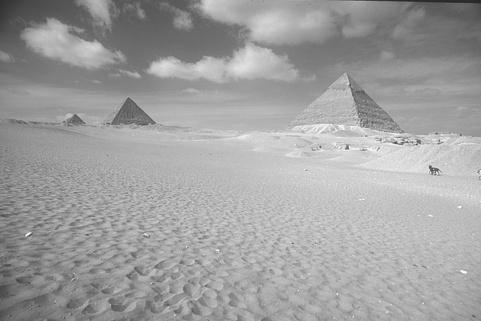
#> input picture image_processing/images/pyramid.jpg, 481 x 321 px
$ python exercise3_main.py
#> lines starting #> are read from the running program, lines starting #| are printed output that depends on the picture
#> in main, img is the input picture: shape (321, 481); min 37, max 255, mean 160
### image_processing/calculate_gradient.py
import numpy as np

SOBEL_FILTER_H = np.array([[-1, -2, -1],
                           [0, 0, 0],
                           [1, 2, 1]])
SOBEL_FILTER_V = np.array([[-1, 0, 1],
                           [-2, 0, 2],
                           [-1, 0, 1]])

def apply_convolution(image, filter):
    # Get dimensions
    image_height, image_width = image.shape
#> image_height = 321; image_width = 481
    filter_height, filter_width = filter.shape
    pad_h, pad_w = filter_height // 2, filter_width // 2

    # Pad the image to handle boundary cases
    padded_image = np.pad(image, ((pad_h, pad_h), (pad_w, pad_w)))
    output = np.zeros_like(image, dtype=np.float32)

    # Perform convolution
    for i in range(image_height):
        for j in range(image_width):
            region = padded_image[i:i+filter_height, j:j+filter_width]
            output[i, j] = np.sum(region * filter)
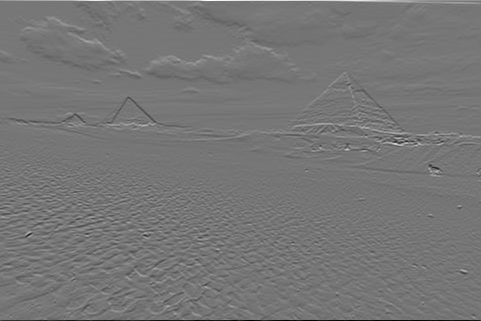
#> output: shape (321, 481) float32; min -728, max 840, mean 0.5; drawn with min black and max white

    return output

def calculate_gradient(img):
    grad_x = apply_convolution(img, SOBEL_FILTER_H)
    grad_y = apply_convolution(img, SOBEL_FILTER_V)
#> after the loop in apply_convolution (call 2), `for i in range(image_height):`:
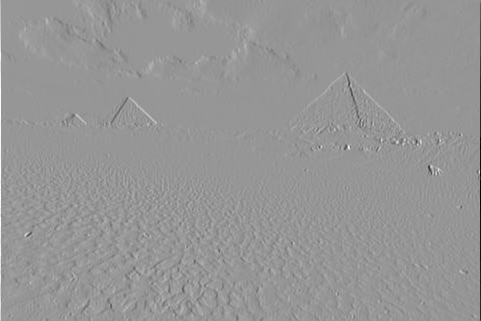
#> output: shape (321, 481) float32; min -828, max 578, mean 0.3; drawn with min black and max white
    gradient_magnitude = np.sqrt(grad_x**2 + grad_y**2)
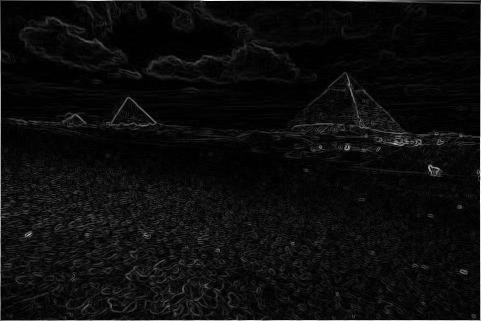
#> gradient_magnitude: shape (321, 481) float32; min 0, max 840, mean 43.8; drawn with min black and max white
    gradient_angle = np.arctan2(grad_y, grad_x)
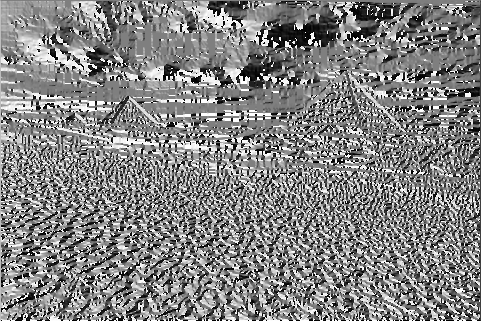
#> gradient_angle: shape (321, 481) float32; min -3.14, max 3.14, mean 0.0929; drawn with min black and max white
    # Normalize angle to [0, 2π]
    gradient_angle = np.where(gradient_angle < 0, gradient_angle + 2 * np.pi, gradient_angle)
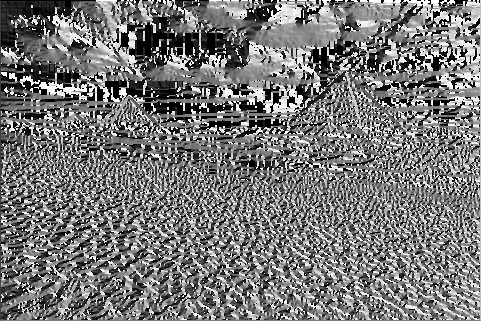
#> gradient_angle: shape (321, 481) float32; min 0, max 6.28, mean 2.94; drawn with min black and max white
    return gradient_magnitude, gradient_angle

### image_processing/sobel_edge_detector.py
from calculate_gradient import calculate_gradient
import numpy as np

def sobel_edge_detector(img, threshold):
    # calculate_gradient uses sobel filters to compute the gradient magnitude and angle
    gradient_magnitude, _ = calculate_gradient(img)

    # Apply binary threshold
    binary_edge_map = np.where(gradient_magnitude > threshold, 255, 0)
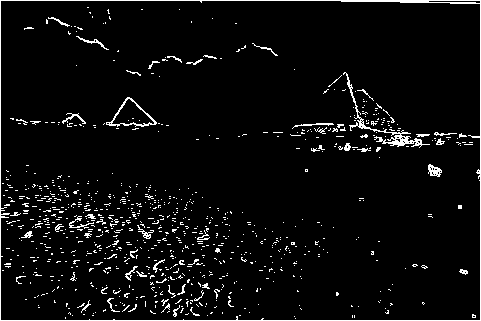
#> binary_edge_map: shape (321, 481) int64; 4.7% white in thin lines or dots

    return binary_edge_map.astype(np.uint8)
#> returned value: shape (321, 481); 4.7% white in thin lines or dots

### image_processing/directional_edge_detector.py
from calculate_gradient import calculate_gradient
import numpy as np

def directional_edge_detector(img, direction_range):
    # Get gradient magnitude and direction from calculate_gradient
    gradient_mag, gradient_angle = calculate_gradient(img)

    min_angle, max_angle = direction_range
    # Convert angles from degrees to radians
    min_angle = np.radians(min_angle)
    max_angle = np.radians(max_angle)

    # Create binary mask based on direction range
    binary_map = ((gradient_angle >= min_angle) & (gradient_angle <= max_angle)).astype(int)
#> binary_map: shape (321, 481) int64; values 0 (black) and 1 (white), 3.1% white in thin lines or dots
    # Apply threshold to gradient magnitude and combine with direction filter
    # mag_threshold = 0.1 * np.max(gradient_mag)  # Adjust threshold as needed
    # mag_binary = (gradient_mag > mag_threshold).astype(int)
    # binary_map = binary_map * mag_binary

    return binary_map

### image_processing/exercise3_main.py
from sobel_edge_detector import sobel_edge_detector
from directional_edge_detector import directional_edge_detector
import cv2
import matplotlib.pyplot as plt
import numpy as np

def main():
    # Load an image
    img = cv2.imread('images/pyramid.jpg', cv2.IMREAD_GRAYSCALE)

    # Apply Sobel edge detector for gradient magnitude
    sobel_edges = sobel_edge_detector(img, threshold=127)

    # Apply directional edge detector for 45-degree edges
    directional_edges = directional_edge_detector(img, [40, 50])

    # Apply Canny edge detection
    canny_edges = cv2.Canny(img, 100, 200)
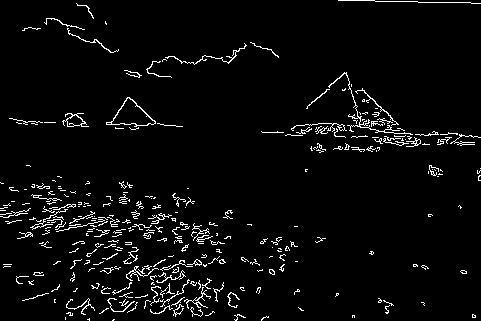
#> canny_edges: shape (321, 481); 4% white in thin lines or dots

    # Display all three images
    plt.figure(figsize=(15, 5))

    plt.subplot(1, 3, 1)
    plt.imshow(sobel_edges, cmap='gray')
    plt.title('Sobel Edge Detection')
    plt.axis('off')

    plt.subplot(1, 3, 2)
    plt.imshow(directional_edges, cmap='gray')
    plt.title('Directional Edge Detection (45°)')
    plt.axis('off')

    plt.subplot(1, 3, 3)
    plt.imshow(canny_edges, cmap='gray')
    plt.title('Canny Edge Detection')
    plt.axis('off')

    plt.tight_layout()
    plt.savefig('edge_detection_comparison.png', dpi=300, bbox_inches='tight')
    plt.show()

if __name__ == "__main__":
    main()
